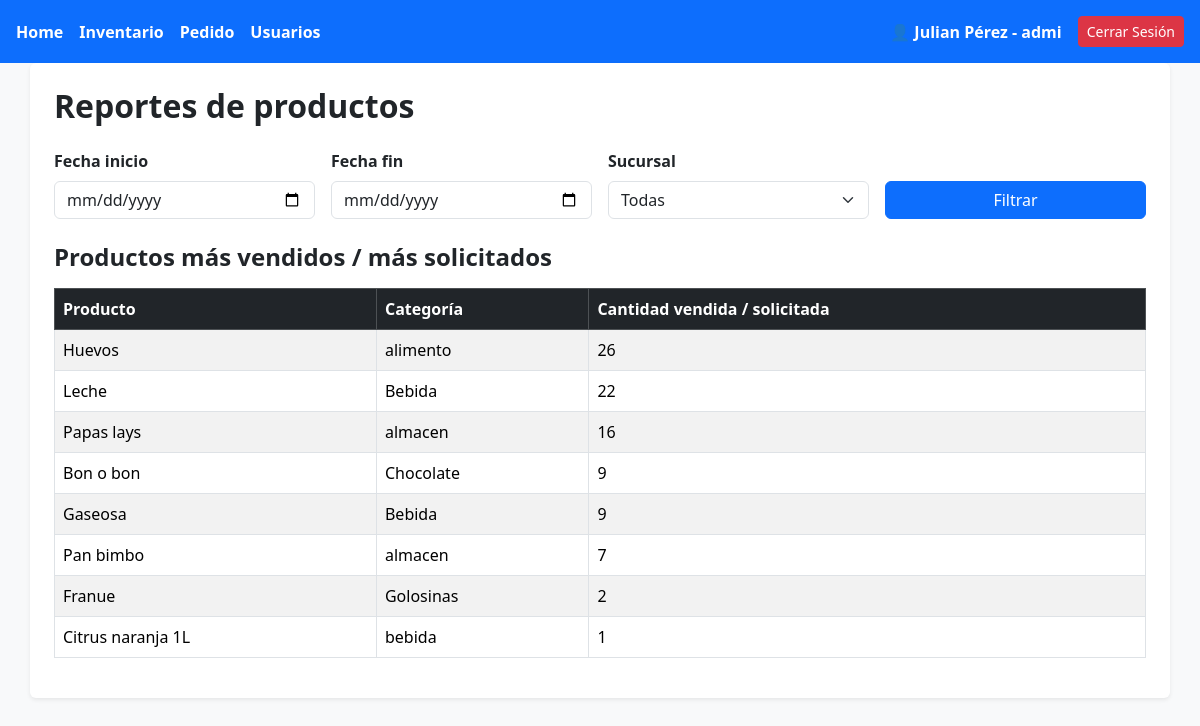
The app's page /reportes (signed in) with its own data.
### tables this page shows
CREATE TABLE producto(
                id INTEGER PRIMARY KEY AUTOINCREMENT,
                nombre VARCHAR(50),
                categoria VARCHAR(50),
                precio REAL,
                stock_minimo INTEGER
            );

### app.py (the view)
@app.route("/reportes")
def reportes():
    if "rol" not in session:
        return redirect(url_for("login"))  # si no está logueado
    if session["rol"] == "reponedor" or session["rol"] == "vendedor":
        return "Acceso denegado. No tenés permisos para entrar acá.", 403
    fecha_inicio = request.args.get("fecha_inicio", "").strip()
    fecha_fin = request.args.get("fecha_fin", "").strip()
    sucursal_raw = request.args.get("sucursal", "").strip()
    db.cursor.execute("SELECT id, nombre FROM sucursal")
    sucursales = db.cursor.fetchall()
    selected_sucursal = None
    if sucursal_raw != "":
        try:
            selected_sucursal = int(sucursal_raw)
        except ValueError:
            selected_sucursal = None
    def validar_fecha(s):
        if not s:
            return None
        try:
            dt = datetime.strptime(s, "%Y-%m-%d")
            return dt.strftime("%Y-%m-%d")   # aseguramos formato
        except Exception:
            return None
    f_inicio = validar_fecha(fecha_inicio)
    f_fin = validar_fecha(fecha_fin)
    query = """
        SELECT p.nombre, p.categoria, SUM(dv.cantidad) AS cantidad
        FROM detalle_venta dv
        JOIN venta v ON dv.id_venta = v.id_venta
        JOIN producto p ON dv.id_producto = p.id
        WHERE 1=1
    """
    params = []
    if f_inicio:
        query += " AND date(v.fecha) >= date(?)"
        params.append(f_inicio)
    if f_fin:
        query += " AND date(v.fecha) <= date(?)"
        params.append(f_fin)
    if selected_sucursal is not None:
        query += " AND v.id_sucursal = ?"
        params.append(selected_sucursal)
    query += " GROUP BY p.id ORDER BY cantidad DESC"
    print("reportes -> args:", dict(request.args))
    print("QUERY:", query)
    print("PARAMS:", params)
    db.cursor.execute(query, params)
    reportes = db.cursor.fetchall()
    print("Reporte con filtros:", reportes)
    return render_template(
        "reportes.html",
        usuarioNombre=session["nombre"],
        usuarioApellido=session["apellido"],
        usuarioRol=session["rol"],
        reportes=reportes,
        sucursales=sucursales,
        selected_sucursal=selected_sucursal,
        fecha_inicio=f_inicio or "",
        fecha_fin=f_fin or ""
    )

### templates/reportes.html (shortened to what this page needs)
<!DOCTYPE html>
<html lang="en">
<head>
    <link href="https://cdn.jsdelivr.net/npm/bootstrap@5.3.2/dist/css/bootstrap.min.css" rel="stylesheet">
</head>
<body class="bg-light">
    <header class="d-flex justify-content-between align-items-center p-3 bg-primary text-white">
        <nav class="d-flex gap-3">
            <a class="text-white text-decoration-none fw-bold" href="{{url_for('panel_principal')}}">Home</a>
            {%if usuarioRol!='vendedor'%}
                <a class="text-white text-decoration-none fw-bold" href="{{url_for('gestion_inventario')}}">Inventario</a>
            {%endif%}
            {%if usuarioRol!='vendedor' and usuarioRol!='reponedor'%}
            <a class="text-white text-decoration-none fw-bold" href="{{url_for('gestion_pedidos')}}">Pedido</a>
            {%endif%}
            {%if usuarioRol=='admi'%}
            <a class="text-white text-decoration-none fw-bold" href="{{url_for('gestion_usuario')}}">Usuarios</a>
            {%endif%}
        </nav>
        <div id="user-section" class="d-flex align-items-center gap-3">
            <span class="fw-semibold">👤 {{ usuarioNombre }} {{usuarioApellido}} - {{usuarioRol}}</span>
            <a href="{{ url_for('logout') }}" class="btn btn-danger btn-sm">Cerrar Sesión</a>
        </div>
    </header>
    <main class="container bg-white p-4 shadow-sm rounded">
        <h2 class="mb-4 fw-bold">Reportes de productos</h2>
        <form method="GET" action="{{ url_for('reportes') }}" class="row g-3 mb-4">
            <div class="col-md-3">
                <label for="fecha_inicio" class="form-label fw-semibold">Fecha inicio</label>
                <input type="date" id="fecha_inicio" name="fecha_inicio" class="form-control"
                    value="{{ request.args.get('fecha_inicio', '') }}">
            </div>
            <div class="col-md-3">
                <label for="fecha_fin" class="form-label fw-semibold">Fecha fin</label>
                <input type="date" id="fecha_fin" name="fecha_fin" class="form-control"
                    value="{{ request.args.get('fecha_fin', '') }}">
            </div>
            {% if usuarioRol != 'vendedor' %}
            <div class="col-md-3">
                <label for="sucursal" class="form-label fw-semibold">Sucursal</label>
                <select id="sucursal" name="sucursal" class="form-select">
                    <option value="">Todas</option>
                </select>
            </div>
            {% endif %}
            <div class="col-md-3 d-flex align-items-end">
                <button type="submit" class="btn btn-primary w-100">Filtrar</button>
            </div>
        </form>
        <h4 class="fw-semibold">Productos más vendidos / más solicitados</h4>
        {% if reportes %}
        <table class="table table-bordered table-striped mt-3">
            <thead class="table-dark">
                <tr>
                    <th>Producto</th>
                    <th>Categoría</th>
                    <th>Cantidad vendida / solicitada</th>
                </tr>
            </thead>
            <tbody>
                {% for r in reportes %}
                <tr>
                    <td>{{ r[0] }}</td>
                    <td>{{ r[1] }}</td>
                    <td>{{ r[2] }}</td>
                </tr>
                {% endfor %}
            </tbody>
        </table>
        {% else %}
        <p class="text-muted mt-3">No hay datos para los filtros seleccionados.</p>
        {% endif %}
    </main>
</body>
</html>

### records on screen
producto: nombre "Huevos", categoria "alimento", r "26"
producto: nombre "Leche", categoria "Bebida", r "22"
producto: nombre "Papas lays", categoria "almacen", r "16"
producto: nombre "Bon o bon", categoria "Chocolate", r "9"
producto: nombre "Gaseosa", categoria "Bebida", r "9"
producto: nombre "Pan bimbo", categoria "almacen", r "7"
producto: nombre "Franue", categoria "Golosinas", r "2"
producto: nombre "Citrus naranja 1L", categoria "bebida", r "1"

### other values on screen
{{ usuarioNombre }} "Julian"
{{ usuarioApellido }} "Pérez"
{{ usuarioRol }} "admi"
